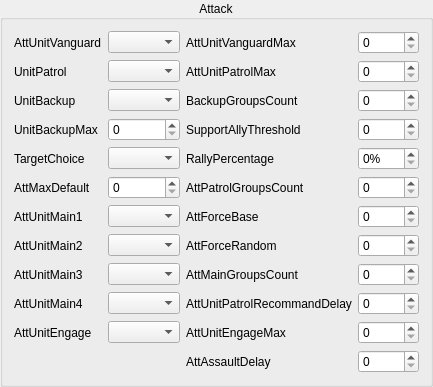
       <widget class="QGroupBox" name="Attack">
        <property name="geometry">
         <rect>
          <x>530</x>
          <y>10</y>
          <width>381</width>
          <height>341</height>
         </rect>
        </property>
        <property name="title">
         <string>Attack</string>
        </property>
        <property name="alignment">
         <set>Qt::AlignCenter</set>
        </property>
        <layout class="QGridLayout" name="gridLayout_14">
         <item row="25" column="3">
          <widget class="QSpinBox" name="AttMainGroupsCount">
           <property name="toolTip">
            <string>&lt;html&gt;&lt;head/&gt;&lt;body&gt;&lt;p&gt;# of groups that the AttUnitMain split into. Maximum is 3&lt;/p&gt;&lt;/body&gt;&lt;/html&gt;</string>
           </property>
           <property name="maximum">
            <number>3</number>
           </property>
          </widget>
         </item>
         <item row="17" column="1">
          <widget class="QSpinBox" name="AttMaxDefault">
           <property name="maximum">
            <number>65535</number>
           </property>
          </widget>
         </item>
         <item row="20" column="1">
          <widget class="QComboBox" name="AttUnitMain2"/>
         </item>
         <item row="0" column="2">
          <widget class="QLabel" name="label_80">
           <property name="text">
            <string>AttUnitVanguardMax</string>
           </property>
          </widget>
         </item>
         <item row="25" column="2">
          <widget class="QLabel" name="label_101">
           <property name="text">
            <string>AttMainGroupsCount</string>
           </property>
          </widget>
         </item>
         <item row="18" column="3">
          <widget class="QSpinBox" name="AttForceBase">
           <property name="toolTip">
            <string>&lt;html&gt;&lt;head/&gt;&lt;body&gt;&lt;p&gt;The base amount of troops with which this AI attacks&lt;/p&gt;&lt;/body&gt;&lt;/html&gt;</string>
           </property>
           <property name="maximum">
            <number>65535</number>
           </property>
          </widget>
         </item>
         <item row="20" column="2">
          <widget class="QLabel" name="label_40">
           <property name="text">
            <string>AttForceRandom</string>
           </property>
          </widget>
         </item>
         <item row="29" column="2">
          <widget class="QLabel" name="label_91">
           <property name="text">
            <string>AttUnitEngageMax</string>
           </property>
          </widget>
         </item>
         <item row="28" column="3">
          <widget class="QSpinBox" name="AttUnitPatrolRecommandDelay">
           <property name="toolTip">
            <string>&lt;html&gt;&lt;head/&gt;&lt;body&gt;&lt;p&gt;Supposedly the gameticks, until the Attackunit patrol get ordered a new command for patroling around the enemy's keep.&lt;/p&gt;&lt;/body&gt;&lt;/html&gt;</string>
           </property>
           <property name="maximum">
            <number>65535</number>
           </property>
          </widget>
         </item>
         <item row="1" column="2">
          <widget class="QLabel" name="label_86">
           <property name="text">
            <string>AttUnitPatrolMax</string>
           </property>
          </widget>
         </item>
         <item row="25" column="1">
          <widget class="QComboBox" name="AttUnitMain3"/>
         </item>
         <item row="6" column="1">
          <widget class="QComboBox" name="TargetChoice"/>
         </item>
         <item row="20" column="3">
          <widget class="QSpinBox" name="AttForceRandom">
           <property name="toolTip">
            <string>&lt;html&gt;&lt;head/&gt;&lt;body&gt;&lt;p&gt;The maximum random amount of additional troops in an attack (&lt;span style=&quot; text-decoration: underline;&quot;&gt;this is &lt;/span&gt;&lt;span style=&quot; font-weight:600; text-decoration: underline;&quot;&gt;not&lt;/span&gt;&lt;span style=&quot; text-decoration: underline;&quot;&gt; the amount by which the troops increase per attack!&lt;/span&gt;)&lt;/p&gt;&lt;/body&gt;&lt;/html&gt;</string>
           </property>
           <property name="maximum">
            <number>65535</number>
           </property>
          </widget>
         </item>
         <item row="2" column="1">
          <widget class="QComboBox" name="AttUnitBackup"/>
         </item>
         <item row="29" column="3">
          <widget class="QSpinBox" name="AttUnitEngageMax">
           <property name="maximum">
            <number>65535</number>
           </property>
          </widget>
         </item>
         <item row="6" column="2">
          <widget class="QLabel" name="label_43">
           <property name="text">
            <string>RallyPercentage</string>
           </property>
          </widget>
         </item>
         <item row="18" column="0">
          <widget class="QLabel" name="label_95">
           <property name="text">
            <string>AttUnitMain1</string>
           </property>
          </widget>
         </item>
         <item row="4" column="3">
          <widget class="QSpinBox" name="AttForceSupportAllyThreshold">
           <property name="toolTip">
            <string>&lt;html&gt;&lt;head/&gt;&lt;body&gt;&lt;p&gt;If the AI has more than this amount of units in the attack force, it will help their allies or siege an enemy if commanded to do so.&lt;/p&gt;&lt;/body&gt;&lt;/html&gt;</string>
           </property>
           <property name="maximum">
            <number>65535</number>
           </property>
          </widget>
         </item>
         <item row="18" column="2">
          <widget class="QLabel" name="label_39">
           <property name="text">
            <string>AttForceBase</string>
           </property>
          </widget>
         </item>
         <item row="1" column="0">
          <widget class="QLabel" name="label_85">
           <property name="text">
            <string>UnitPatrol</string>
           </property>
          </widget>
         </item>
         <item row="2" column="2">
          <widget class="QLabel" name="label_89">
           <property name="text">
            <string>BackupGroupsCount</string>
           </property>
          </widget>
         </item>
         <item row="28" column="0">
          <widget class="QLabel" name="label_97">
           <property name="text">
            <string>AttUnitMain4</string>
           </property>
          </widget>
         </item>
         <item row="29" column="0">
          <widget class="QLabel" name="label_90">
           <property name="text">
            <string>AttUnitEngage</string>
           </property>
          </widget>
         </item>
         <item row="25" column="0">
          <widget class="QLabel" name="label_98">
           <property name="text">
            <string>AttUnitMain3</string>
           </property>
          </widget>
         </item>
         <item row="28" column="1">
          <widget class="QComboBox" name="AttUnitMain4"/>
         </item>
         <item row="4" column="0">
          <widget class="QLabel" name="label_88">
           <property name="text">
            <string>UnitBackupMax</string>
           </property>
          </widget>
         </item>
         <item row="17" column="0">
          <widget class="QLabel" name="label_119">
           <property name="text">
            <string>AttMaxDefault</string>
           </property>
          </widget>
         </item>
         <item row="17" column="2">
          <widget class="QLabel" name="label_84">
           <property name="text">
            <string>AttPatrolGroupsCount</string>
           </property>
          </widget>
         </item>
         <item row="0" column="1">
          <widget class="QComboBox" name="AttUnitVanguard"/>
         </item>
         <item row="2" column="0">
          <widget class="QLabel" name="label_87">
           <property name="text">
            <string>UnitBackup</string>
           </property>
          </widget>
         </item>
         <item row="17" column="3">
          <widget class="QSpinBox" name="AttUnitPatrolGroupsCount">
           <property name="toolTip">
            <string>&lt;html&gt;&lt;head/&gt;&lt;body&gt;&lt;p&gt;# of groups the AttUnitPatrol split into. &lt;span style=&quot; font-weight:600;&quot;&gt;BUGGY&lt;/span&gt;! More than 1 group results to only a single group attacking, the others standing idle.&lt;/p&gt;&lt;/body&gt;&lt;/html&gt;</string>
           </property>
           <property name="maximum">
            <number>65535</number>
           </property>
          </widget>
         </item>
         <item row="29" column="1">
          <widget class="QComboBox" name="AttUnitEngage"/>
         </item>
         <item row="6" column="3">
          <widget class="QSpinBox" name="AttForceRallyPercentage">
           <property name="toolTip">
            <string>&lt;html&gt;&lt;head/&gt;&lt;body&gt;&lt;p&gt;The %-amount of units of the attack force that the AI will rally before attacking.&lt;/p&gt;&lt;/body&gt;&lt;/html&gt;</string>
           </property>
           <property name="suffix">
            <string>%</string>
           </property>
           <property name="maximum">
            <number>100</number>
           </property>
          </widget>
         </item>
         <item row="1" column="3">
          <widget class="QSpinBox" name="AttUnitPatrolMax">
           <property name="maximum">
            <number>65535</number>
           </property>
          </widget>
         </item>
         <item row="1" column="1">
          <widget class="QComboBox" name="AttUnitPatrol"/>
         </item>
         <item row="0" column="0">
          <widget class="QLabel" name="label_78">
           <property name="text">
            <string>AttUnitVanguard</string>
           </property>
          </widget>
         </item>
         <item row="2" column="3">
          <widget class="QSpinBox" name="AttUnitBackupGroupsCount">
           <property name="toolTip">
            <string>&lt;html&gt;&lt;head/&gt;&lt;body&gt;&lt;p&gt;# of groups the RangedBackupUnits split into. If shields are present in the army, one will be added to each group (if possible).&lt;/p&gt;&lt;/body&gt;&lt;/html&gt;</string>
           </property>
           <property name="maximum">
            <number>65535</number>
           </property>
          </widget>
         </item>
         <item row="20" column="0">
          <widget class="QLabel" name="label_94">
           <property name="text">
            <string>AttUnitMain2</string>
           </property>
          </widget>
         </item>
         <item row="28" column="2">
          <widget class="QLabel" name="label_99">
           <property name="text">
            <string>AttUnitPatrolRecommandDelay</string>
           </property>
          </widget>
         </item>
         <item row="4" column="1">
          <widget class="QSpinBox" name="AttUnitBackupMax">
           <property name="maximum">
            <number>65535</number>
           </property>
          </widget>
         </item>
         <item row="4" column="2">
          <widget class="QLabel" name="label_69">
           <property name="text">
            <string>SupportAllyThreshold</string>
           </property>
          </widget>
         </item>
         <item row="0" column="3">
          <widget class="QSpinBox" name="AttUnitVanguardMax">
           <property name="maximum">
            <number>65535</number>
           </property>
          </widget>
         </item>
         <item row="6" column="0">
          <widget class="QLabel" name="label_102">
           <property name="text">
            <string>TargetChoice</string>
           </property>
          </widget>
         </item>
         <item row="18" column="1">
          <widget class="QComboBox" name="AttUnitMain1"/>
         </item>
         <item row="31" column="3">
          <widget class="QSpinBox" name="AttAssaultDelay">
           <property name="maximum">
            <number>65535</number>
           </property>
          </widget>
         </item>
         <item row="31" column="2">
          <widget class="QLabel" name="label_117">
           <property name="text">
            <string>AttAssaultDelay</string>
           </property>
          </widget>
         </item>
        </layout>
       </widget>
